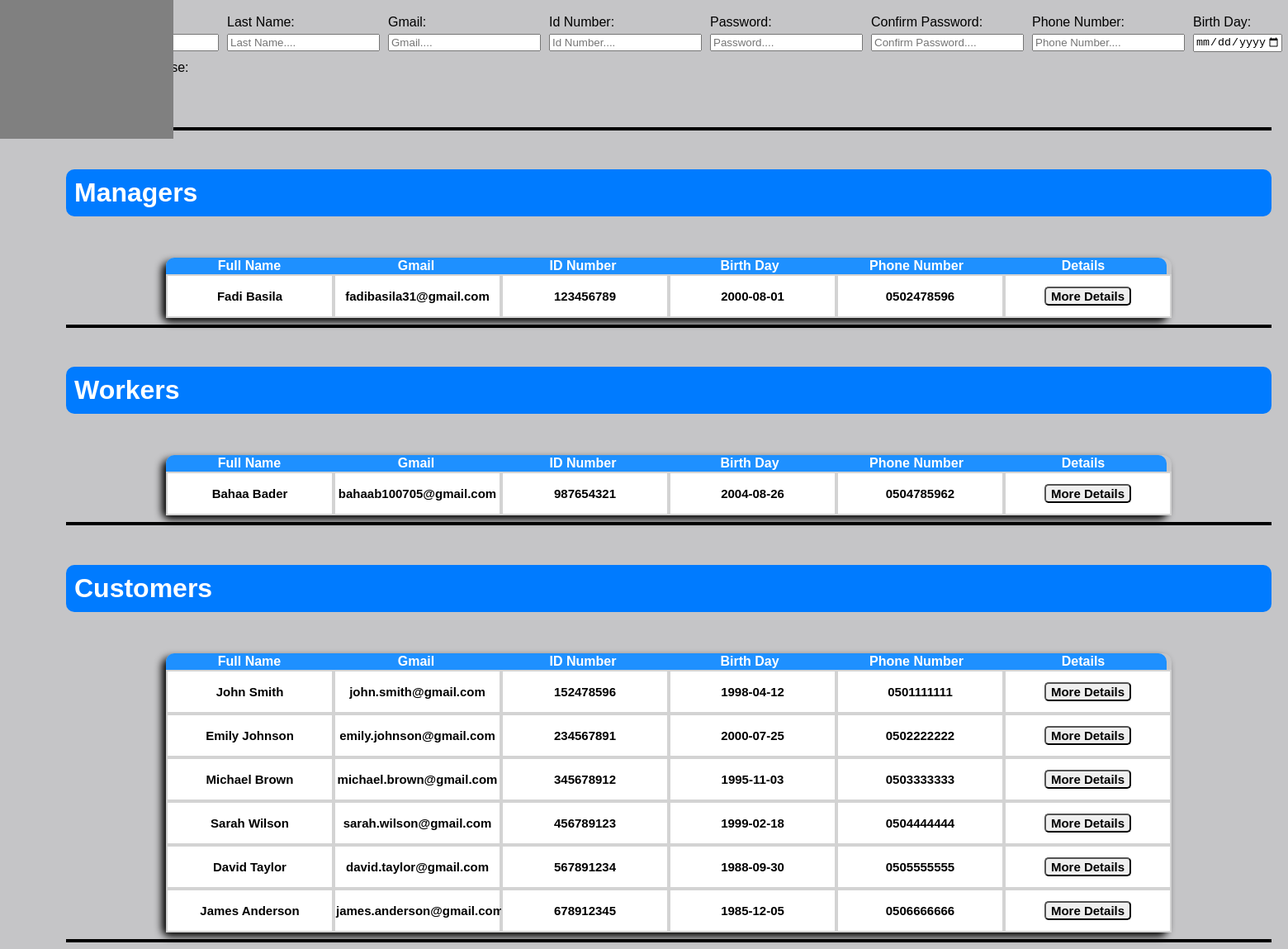
Before: /UserDetails.php (lower part) with the older database file.
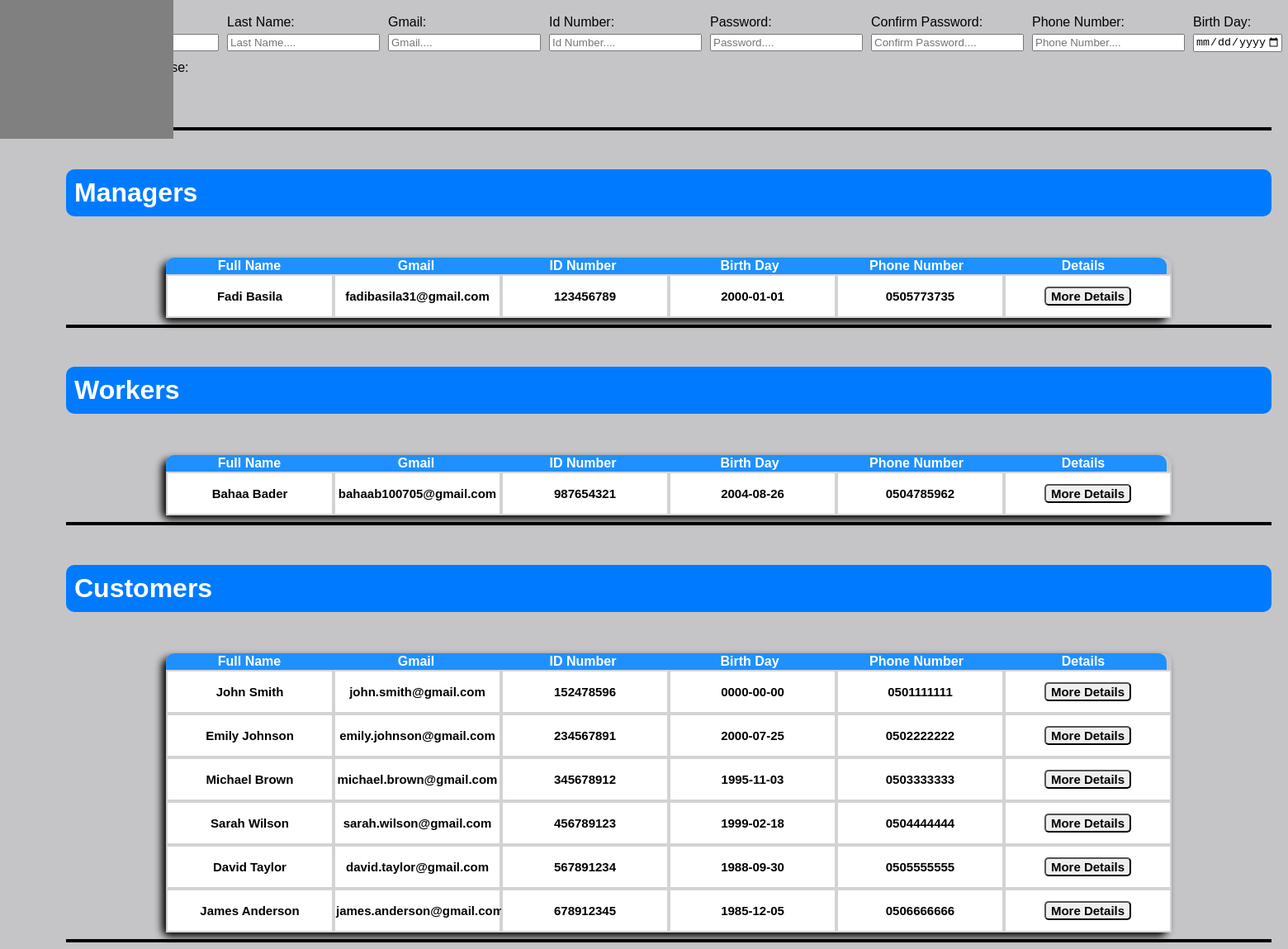
After: the same page with the newer database file.
### tables this page shows
CREATE TABLE IF NOT EXISTS `users` (
  `Id` int NOT NULL AUTO_INCREMENT,
  `FirstName` varchar(250) NOT NULL,
  `LastName` varchar(250) NOT NULL,
  `Gmail` varchar(250) NOT NULL,
  `IdNumber` varchar(9) NOT NULL,
  `Password` varchar(250) NOT NULL,
  `Password1` varchar(250) NOT NULL,
  `Password2` varchar(250) DEFAULT NULL,
  `Password3` varchar(250) DEFAULT NULL,
  `HaveDriverLicense` tinyint(1) NOT NULL DEFAULT '0',
  `Blocked` tinyint(1) NOT NULL DEFAULT '0',
  `FailedTimes` int NOT NULL DEFAULT '0',
  `BirthDay` date NOT NULL,
  `PhoneNumber` varchar(250) DEFAULT NULL,
  `Role` varchar(250) NOT NULL,
  `StartTimeExpired` datetime DEFAULT NULL,
  `EndTimeExpired` datetime DEFAULT NULL,
  PRIMARY KEY (`Id`)
);

### UserDetails.php (the view, shortened to what this page needs)
<?php
    include "Nav.php";
    $con=OpenCon();
?>
<!DOCTYPE html>
<html lang="en">
    <head>
    </head>
    <body>
        <div class="Css1">
            <div id="addManager"></div><br>
            <div id="addWorker"></div><br>
            <div id="addCustomer"></div><br>
            <form method="POST">
                <div class="Css2">
                    <div><label>First Name:</label><input type="text" name="Fname" placeholder="First Name...." required></div>
                    <div><label>Last Name:</label><input type="text" name="Lname" placeholder="Last Name...." required></div>
                    <div><label>Gmail:</label><input type="email" name="Gmail" placeholder="Gmail...." required></div>
                    <div><label>Id Number:</label><input type="text" name="IdNumber" placeholder="Id Number...." required></div>
                    <div><label>Password:</label><input type="password" name="Pass1" placeholder="Password...." required></div>
                    <div><label>Confirm Password:</label><input type="password" name="Pass2" placeholder="Confirm Password...." required></div>
                    <div><label>Phone Number:</label><input type="text" name="PhoneNum" placeholder="Phone Number...." required></div>
                    <div><label>Birth Day:</label><input type="date" name="BirthDay" max="<?php echo date('Y-m-d') ?>" required></div>
                </div>
                <div>
                    <label style="margin-top: 10px;">Have Driver License:</label>
                    <input type="radio" name="HaveDriverLicense" value="Yes" required>Yes
                    <input type="radio" name="HaveDriverLicense" value="No">No
                </div>
                <button id="AddUser" type="submit" name="AddCustomer">Add Customer</button>
            </form><hr>
            <div id="ManagersDetails"></div><br>
            <h1>Managers</h1>
            <table>
                <tr>
                    <th id="thLeft">Full Name</th>
                    <th>Gmail</th>
                    <th>ID Number</th>
                    <th>Birth Day</th>
                    <th>Phone Number</th>
                    <th id="thRight">Details</th>
                </tr>
                <?php
                    $customers=mysqli_query($con,"SELECT * FROM Users");
                    while($c=mysqli_fetch_array($customers)){
                        if($c['Role']=="Manager"){
                            echo "<tr><td><h3>".$c['FirstName']." ".$c['LastName']."</h3></td>
                            <td><h3>".$c['Gmail']."</h3></td>
                            <td><h3>".$c['IdNumber']."</h3></td>
                            <td><h3>".$c['BirthDay']."</h3></td>
                            <td><h3>".$c['PhoneNumber']."</h3></td>
                            <td><form method='post'><input type='hidden' name='UserId' value='".$c['Id']."'><button id='MoreDetails' type='submit' name='MoreDetails'>More Details</form></td>
                            </tr>";
                        }
                    }
                ?>
            </table><hr>
            <div id="WorkersDetails"></div><br>
            <h1>Workers</h1>
            <table>
                <tr>
                    <th id="thLeft">Full Name</th>
                    <th>Gmail</th>
                    <th>ID Number</th>
                    <th>Birth Day</th>
                    <th>Phone Number</th>
                    <th id="thRight">Details</th>
                </tr>
                <?php
                    $Workers=mysqli_query($con,"SELECT * FROM Users");
                    while($w=mysqli_fetch_array($Workers)){
                        if($w['Role']=="Worker"){
                            echo "<tr><td><h3>".$w['FirstName']." ".$w['LastName']."</td>
                            <td><h3>".$w['Gmail']."</h3></td>
                            <td><h3>".$w['IdNumber']."</h3></td>
                            <td><h3>".$w['BirthDay']."</h3></td>
                            <td><h3>".$w['PhoneNumber']."</h3></td>
                            <td><form method='post'><input type='hidden' name='UserId' value='".$w['Id']."'><button id='MoreDetails' type='submit' name='MoreDetails'>More Details</form></td>
                            </tr>";
                        }
                    }
                ?>
            </table><hr>
            <div id="CustomersDetails"></div><br>
            <h1>Customers</h1>
            <table>
                <tr>
                    <th id="thLeft">Full Name</th>
                    <th>Gmail</th>
                    <th>ID Number</th>
                    <th>Birth Day</th>
                    <th>Phone Number</th>
                    <th id="thRight">Details</th>
                </tr>
                <?php
                    $Managers=mysqli_query($con,"SELECT * FROM Users");
                    while($m=mysqli_fetch_array($Managers)){
                        if($m['Role']=="Customer"){
                            echo "<tr><td><h3>".$m['FirstName']." ".$m['LastName']."</td>
                            <td><h3>".$m['Gmail']."</h3></td>
                            <td><h3>".$m['IdNumber']."</h3></td>
                            <td><h3>".$m['BirthDay']."</h3></td>
                            <td><h3>".$m['PhoneNumber']."</h3></td>
                            <td><form method='post'><input type='hidden' name='UserId' value='".$m['Id']."'><button id='MoreDetails' type='submit' name='MoreDetails'>More Details</form></td>
                            </tr>";
                        }
                    }
                ?>
            </table><hr>
        </div>
    </body>
</html>

### Nav.php (shortened to what this page needs)
<!DOCTYPE html>
<html lang="en">
    <head>
    </head>
    <body>
    </body>
</html>

### Nav.php (style rules this page uses)
body { font-family: Arial; margin:0px; }
button { cursor:pointer; }

### UserDetails.php (style rules this page uses)
body { font-family: Arial; margin-top: 70px; background-color: #c5c5c7; }
.Css1 { margin-left: 80px; margin-right: 20px; }
.Css2 { display: flex; gap: 10px; }
table { border-radius: 10px; margin-top: 50px; display: flex; justify-self: center; border-spacing: 0px; box-shadow: -5px 5px 10px black; }
th { color:white; background-color: dodgerblue; display: inline-block; width: 200px; }
td { background-color: white; border: 2px solid lightgray; display: inline-block; width: 197px; }
h1 { background: #007bff; color: white; padding: 10px; border-radius: 10px; }
h3 { font-size:15px; text-align: center; }
label { display: block; }
input { margin-top: 5px; }
hr { border: 2px solid black; color: black; }
#AddUser { font-size: 15px; margin-top: 10px; border-radius: 5px; border:2px solid black; }
#thLeft { border-top-left-radius:10px; }
#thRight { border-top-right-radius: 10px; }
#MoreDetails { border-radius:5px; font-size:15px; font-weight: bold; display:flex; justify-self: center; align-items: center; margin-top: 12px; margin-bottom: 12px; }

Changed rows visible on the page:
changed users "Fadi": BirthDay "2000-08-01" → "2000-01-01"; PhoneNumber "0502478596" → "0505773735"
changed users "John": BirthDay "1998-04-12" → "0000-00-00"
